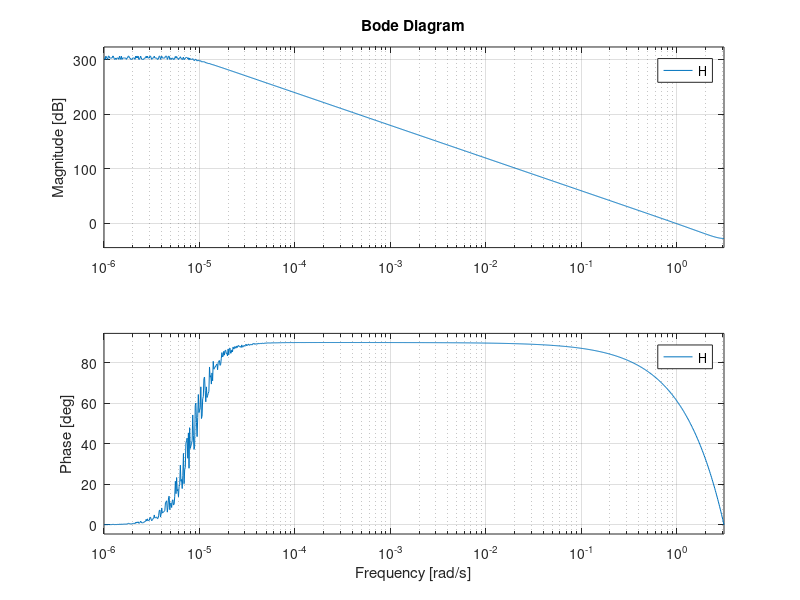
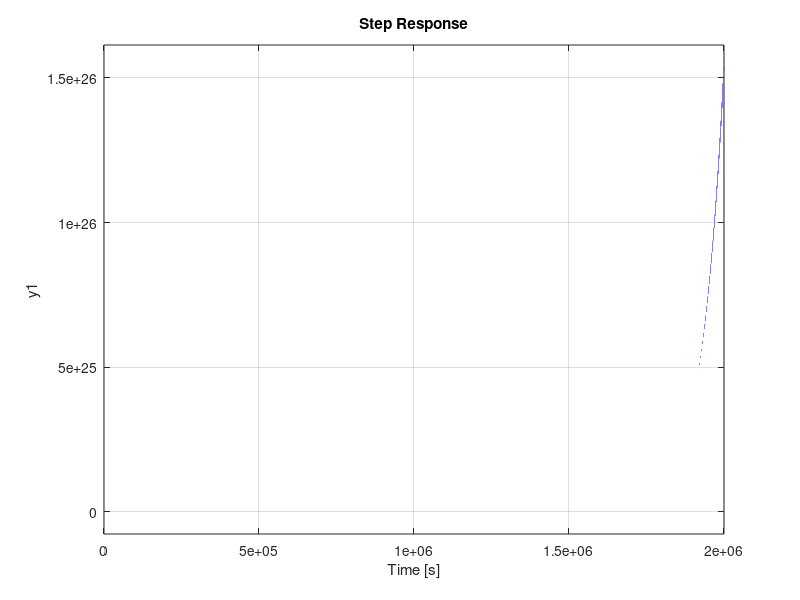
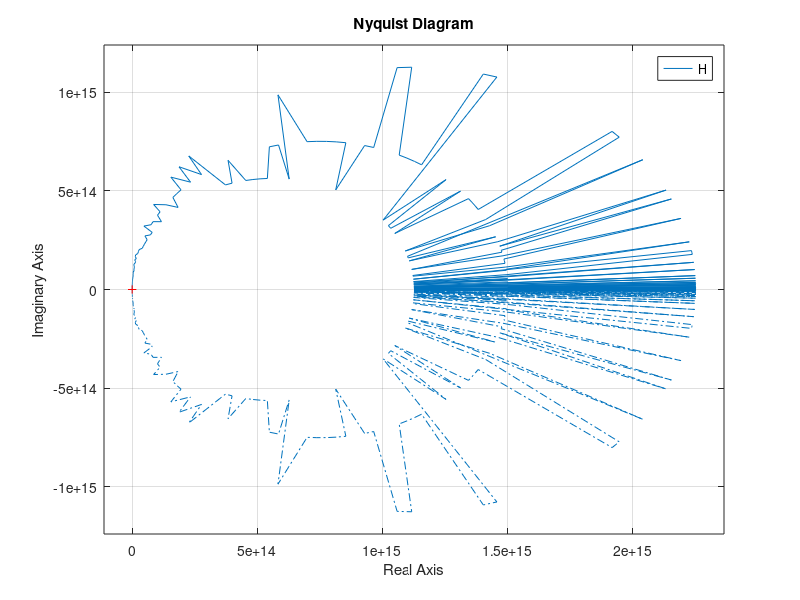

The MATLAB script that drew these images, in order:
% Edvin 23/4 2020
clc
clear all
close all
phi = [1 1 0.5; 0 1 1; 0 0 1];
gamma = [1/6; 1/2; 1];
C = [1 0 0];
D = 0;
h = 1;
sys = ss(phi, gamma, C, D, h);
H = tf(sys);
zerop = zpk(H)
%% Bode
figure
bode(H)
%% Step Response
figure
step(H)
%% Nyquist
figure
nyquist(H)